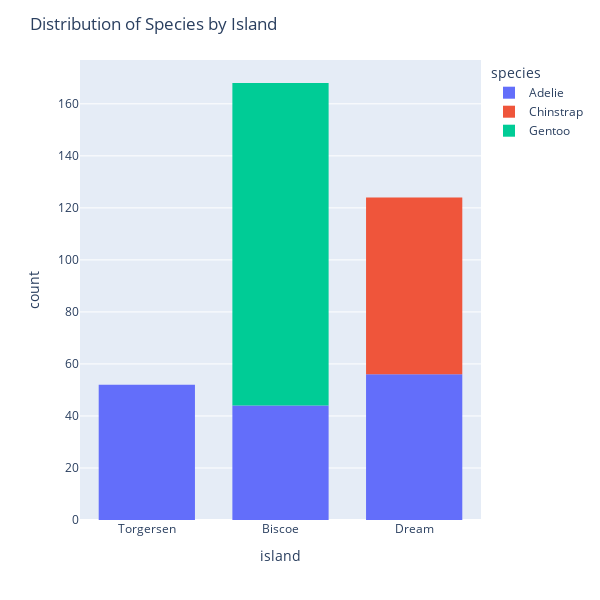

Notebook source saved alongside this figure:
### Markdown cell above
Here are three examples of what we get from interpreting the correlation matrix below:

1. Penguins that weight more tend to have larger flippers.
2. Penguins with a shallower culmen tend to have larger flippers.
3. The length and depth of the culmen have a slight negative correlation.

Let's display the distribution of species by island.

### Code cell
fig = px.histogram(penguins, x="island", color="species", nbins=50)

fig.update_layout(
    height=600, 
    width=600, 
    title_text="Distribution of Species by Island",
    xaxis_title_text='island',
    yaxis_title_text='count',
    bargap=0.2,
    bargroupgap=0.1
)

fig.show()

### Figure 1 — Plotly figure (JSON) as saved in the notebook; plotly's stock layout.template omitted (floating-point values rounded to 4 significant figures; data arrays with more than 128 entries replaced by an {"elided": "..."} marker saying what was removed)
{"data": [{"alignmentgroup": "True", "bingroup": "x", "hovertemplate": "species=Adelie<br>island=%{x}<br>count=%{y}<extra></extra>", "legendgroup": "Adelie", "marker": {"color": "#636efa", "pattern": {"shape": ""}}, "name": "Adelie", "nbinsx": 50, "offsetgroup": "Adelie", "orientation": "v", "showlegend": true, "type": "histogram", "x": {"elided": "152 str values"}, "xaxis": "x", "yaxis": "y"}, {"alignmentgroup": "True", "bingroup": "x", "hovertemplate": "species=Chinstrap<br>island=%{x}<br>count=%{y}<extra></extra>", "legendgroup": "Chinstrap", "marker": {"color": "#EF553B", "pattern": {"shape": ""}}, "name": "Chinstrap", "nbinsx": 50, "offsetgroup": "Chinstrap", "orientation": "v", "showlegend": true, "type": "histogram", "x": ["Dream", "Dream", "Dream", "Dream", "Dream", "Dream", "Dream", "Dream", "Dream", "Dream", "Dream", "Dream", "Dream", "Dream", "Dream", "Dream", "Dream", "Dream", "Dream", "Dream", "Dream", "Dream", "Dream", "Dream", "Dream", "Dream", "Dream", "Dream", "Dream", "Dream", "Dream", "Dream", "Dream", "Dream", "Dream", "Dream", "Dream", "Dream", "Dream", "Dream", "Dream", "Dream", "Dream", "Dream", "Dream", "Dream", "Dream", "Dream", "Dream", "Dream", "Dream", "Dream", "Dream", "Dream", "Dream", "Dream", "Dream", "Dream", "Dream", "Dream", "Dream", "Dream", "Dream", "Dream", "Dream", "Dream", "Dream", "Dream"], "xaxis": "x", "yaxis": "y"}, {"alignmentgroup": "True", "bingroup": "x", "hovertemplate": "species=Gentoo<br>island=%{x}<br>count=%{y}<extra></extra>", "legendgroup": "Gentoo", "marker": {"color": "#00cc96", "pattern": {"shape": ""}}, "name": "Gentoo", "nbinsx": 50, "offsetgroup": "Gentoo", "orientation": "v", "showlegend": true, "type": "histogram", "x": ["Biscoe", "Biscoe", "Biscoe", "Biscoe", "Biscoe", "Biscoe", "Biscoe", "Biscoe", "Biscoe", "Biscoe", "Biscoe", "Biscoe", "Biscoe", "Biscoe", "Biscoe", "Biscoe", "Biscoe", "Biscoe", "Biscoe", "Biscoe", "Biscoe", "Biscoe", "Biscoe", "Biscoe", "Biscoe", "Biscoe", "Biscoe", "Biscoe", "Biscoe", "Biscoe", "Biscoe", "Biscoe", "Biscoe", "Biscoe", "Biscoe", "Biscoe", "Biscoe", "Biscoe", "Biscoe", "Biscoe", "Biscoe", "Biscoe", "Biscoe", "Biscoe", "Biscoe", "Biscoe", "Biscoe", "Biscoe", "Biscoe", "Biscoe", "Biscoe", "Biscoe", "Biscoe", "Biscoe", "Biscoe", "Biscoe", "Biscoe", "Biscoe", "Biscoe", "Biscoe", "Biscoe", "Biscoe", "Biscoe", "Biscoe", "Biscoe", "Biscoe", "Biscoe", "Biscoe", "Biscoe", "Biscoe", "Biscoe", "Biscoe", "Biscoe", "Biscoe", "Biscoe", "Biscoe", "Biscoe", "Biscoe", "Biscoe", "Biscoe", "Biscoe", "Biscoe", "Biscoe", "Biscoe", "Biscoe", "Biscoe", "Biscoe", "Biscoe", "Biscoe", "Biscoe", "Biscoe", "Biscoe", "Biscoe", "Biscoe", "Biscoe", "Biscoe", "Biscoe", "Biscoe", "Biscoe", "Biscoe", "Biscoe", "Biscoe", "Biscoe", "Biscoe", "Biscoe", "Biscoe", "Biscoe", "Biscoe", "Biscoe", "Biscoe", "Biscoe", "Biscoe", "Biscoe", "Biscoe", "Biscoe", "Biscoe", "Biscoe", "Biscoe", "Biscoe", "Biscoe", "Biscoe", "Biscoe", "Biscoe", "Biscoe"], "xaxis": "x", "yaxis": "y"}], "layout": {"bargap": 0.2, "bargroupgap": 0.1, "barmode": "relative", "height": 600, "legend": {"title": {"text": "species"}, "tracegroupgap": 0}, "margin": {"t": 60}, "title": {"text": "Distribution of Species by Island"}, "width": 600, "xaxis": {"anchor": "y", "domain": [0, 1], "title": {"text": "island"}}, "yaxis": {"anchor": "x", "domain": [0, 1], "title": {"text": "count"}}}}
